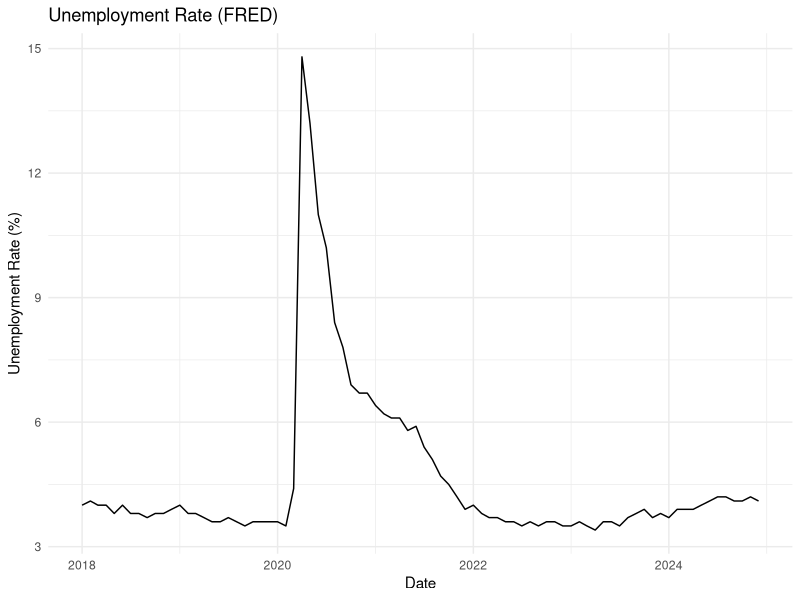
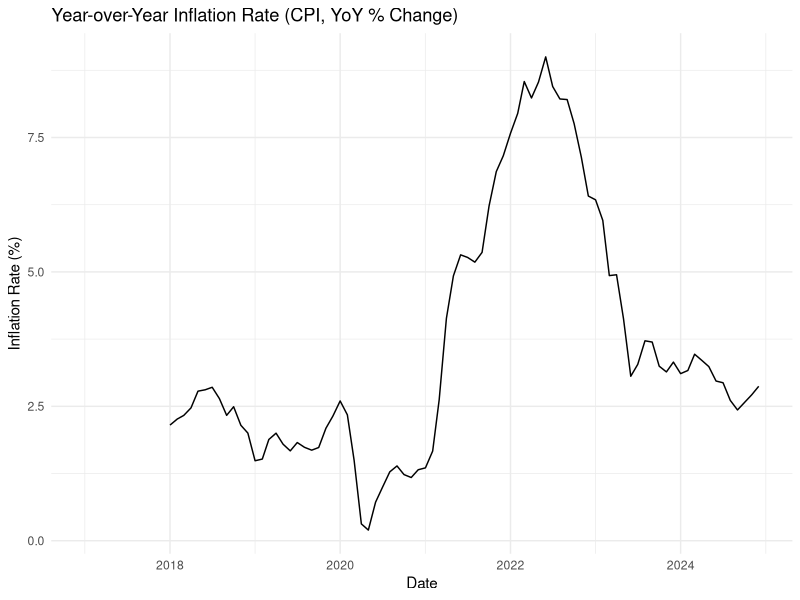
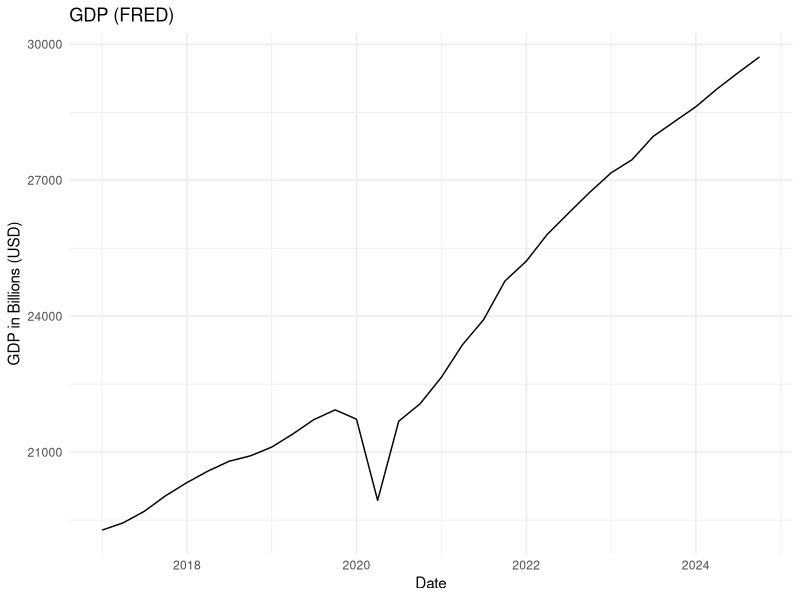
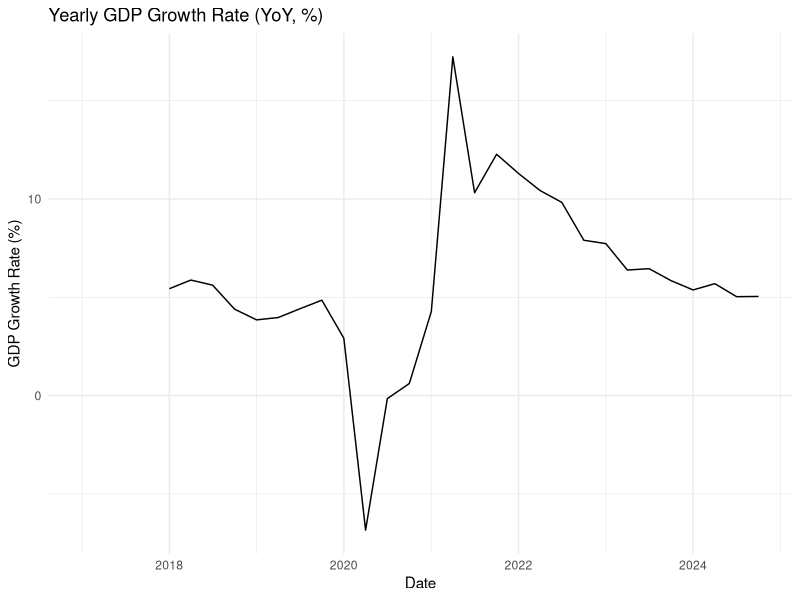
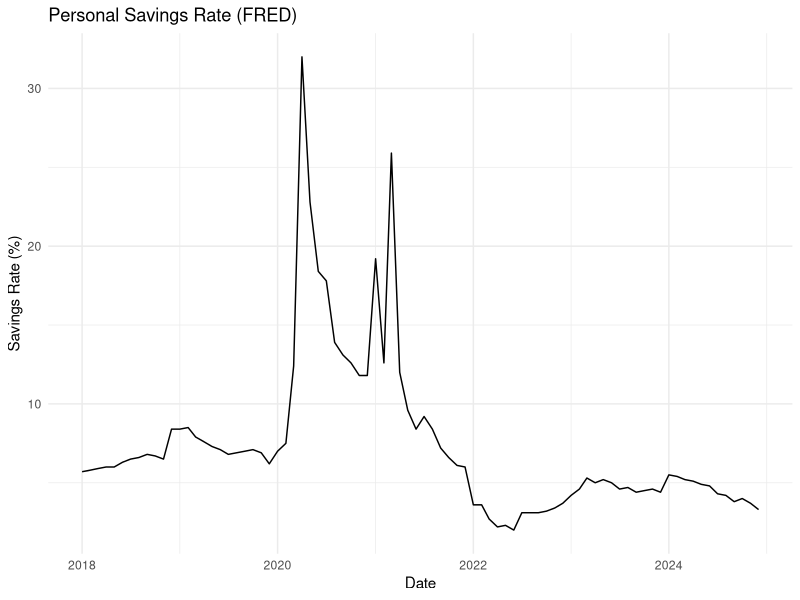
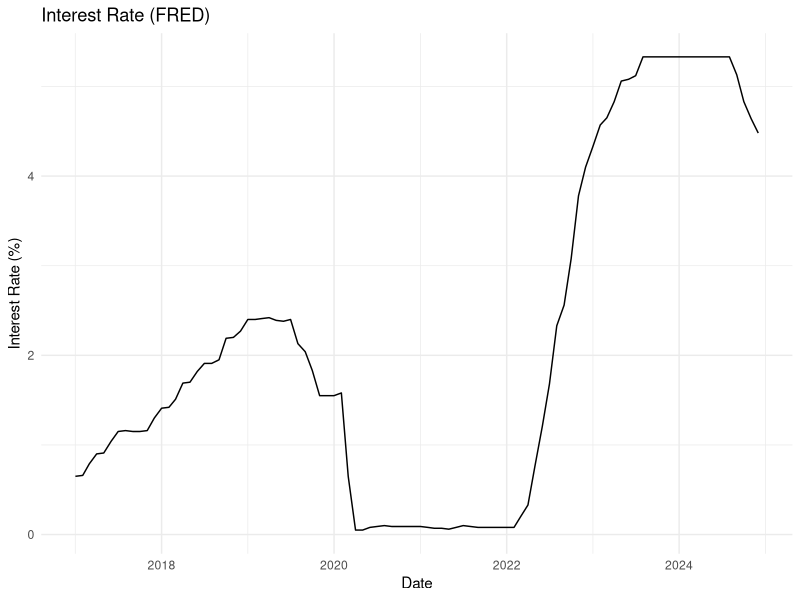

Generate these figures, in order, with R:
## ---- chunk 1
knitr::opts_chunk$set(echo = TRUE)
library(dplyr)
library(ggplot2)
## ---- chunk 2
# UNEMPLOYMENT
# https://fred.stlouisfed.org/series/UNRATE
fred_unemp <- read.csv("fred_unemployment.csv")
View(fred_unemp)
## ---- chunk 3
fred_unemp$observation_date <- as.Date(fred_unemp$observation_date)
ggplot(fred_unemp, aes(x = observation_date, y = UNRATE)) + geom_line() +
  labs(title = "Unemployment Rate (FRED)", x = "Date", y = "Unemployment Rate (%)") +
  theme_minimal()
## ---- chunk 4
# INFLATION
# https://fred.stlouisfed.org/series/CPIAUCSL
fred_inf <- read.csv("fred_inflation.csv")
View(fred_inf)
# note, y axis CPIAUCSL = Consumer Price Index for All Urban Consumers: All Items, Seasonally Adjusted
## ---- chunk 5
fred_inf$observation_date <- as.Date(fred_inf$observation_date)

# converting the existing index on the y axis to the actual inflation rates for readability
fred_inf <- fred_inf %>%
  arrange(observation_date) %>%
  mutate(inf_percent = 100 * (CPIAUCSL / lag(CPIAUCSL, 12) - 1))

ggplot(fred_inf, aes(x = as.Date(observation_date), y = inf_percent)) +
  geom_line() + labs(title = "Year-over-Year Inflation Rate (CPI, YoY % Change)",
    x = "Date", y = "Inflation Rate (%)") + theme_minimal()

# Note: The first 12 rows have NA inflation values, as year-over-year inflation cannot be computed without data from the previous year, which is why I downloaded the data starting from 2017-01-01.
## ---- chunk 6
# GDP
# https://fred.stlouisfed.org/series/GDP
fred_gdp <- read.csv("fred_gdp.csv")
View(fred_gdp)
## ---- chunk 7
# Annual GDP
fred_gdp$observation_date <- as.Date(fred_gdp$observation_date)
ggplot(fred_gdp, aes(x = observation_date, y = GDP)) + geom_line() +
  labs(title = "GDP (FRED)", x = "Date", y = "GDP in Billions (USD)") +
  theme_minimal()
## ---- chunk 8
# Real GDP Growth Rate (year over year)
fred_gdp <- fred_gdp %>%
  arrange(observation_date) %>%
  mutate(gdp_growth = 100 * (GDP / lag(GDP, 4) - 1))

ggplot(fred_gdp, aes(x = as.Date(observation_date), y = gdp_growth)) +
  geom_line() + labs(title = "Yearly GDP Growth Rate (YoY, %)",
    x = "Date", y = "GDP Growth Rate (%)") +theme_minimal()
# Note: The first 4 rows have NA inflation values, as year-over-year GDP cannot be computed without data from the previous year, which is why I downloaded the data starting from 2017-01-01.
## ---- chunk 9
# PERSONAL SAVINGS
# https://fred.stlouisfed.org/series/PSAVERT
fred_savings <- read.csv("fred_savings.csv")
View(fred_savings)
## ---- chunk 10
fred_savings$observation_date <- as.Date(fred_savings$observation_date)
ggplot(fred_savings, aes(x = observation_date, y = PSAVERT)) + geom_line() +
  labs(title = "Personal Savings Rate (FRED)", x = "Date", y = "Savings Rate (%)") +
  theme_minimal()
# High savings rate = people are being cautious (maybe worried about the economy, or fewer opportunities to spend, like during COVID lockdowns)
## ---- chunk 11
# FED INTEREST RATES
# https://fred.stlouisfed.org/series/FEDFUNDS
fred_int <- read.csv("fred_interest.csv")
View(fred_int)
## ---- chunk 12
fred_int$observation_date <- as.Date(fred_int$observation_date)
ggplot(fred_int, aes(x = observation_date, y = FEDFUNDS)) + geom_line() +
  labs(title = "Interest Rate (FRED)", x = "Date", y = "Interest Rate (%)") +
  theme_minimal()
# When the Fed raises this rate, it becomes more expensive for banks to borrow and lend, so borrowing costs rise (for mortgages, car loans, business loans)
## ---- chunk 13

## ---- chunk 14

## ---- chunk 15

